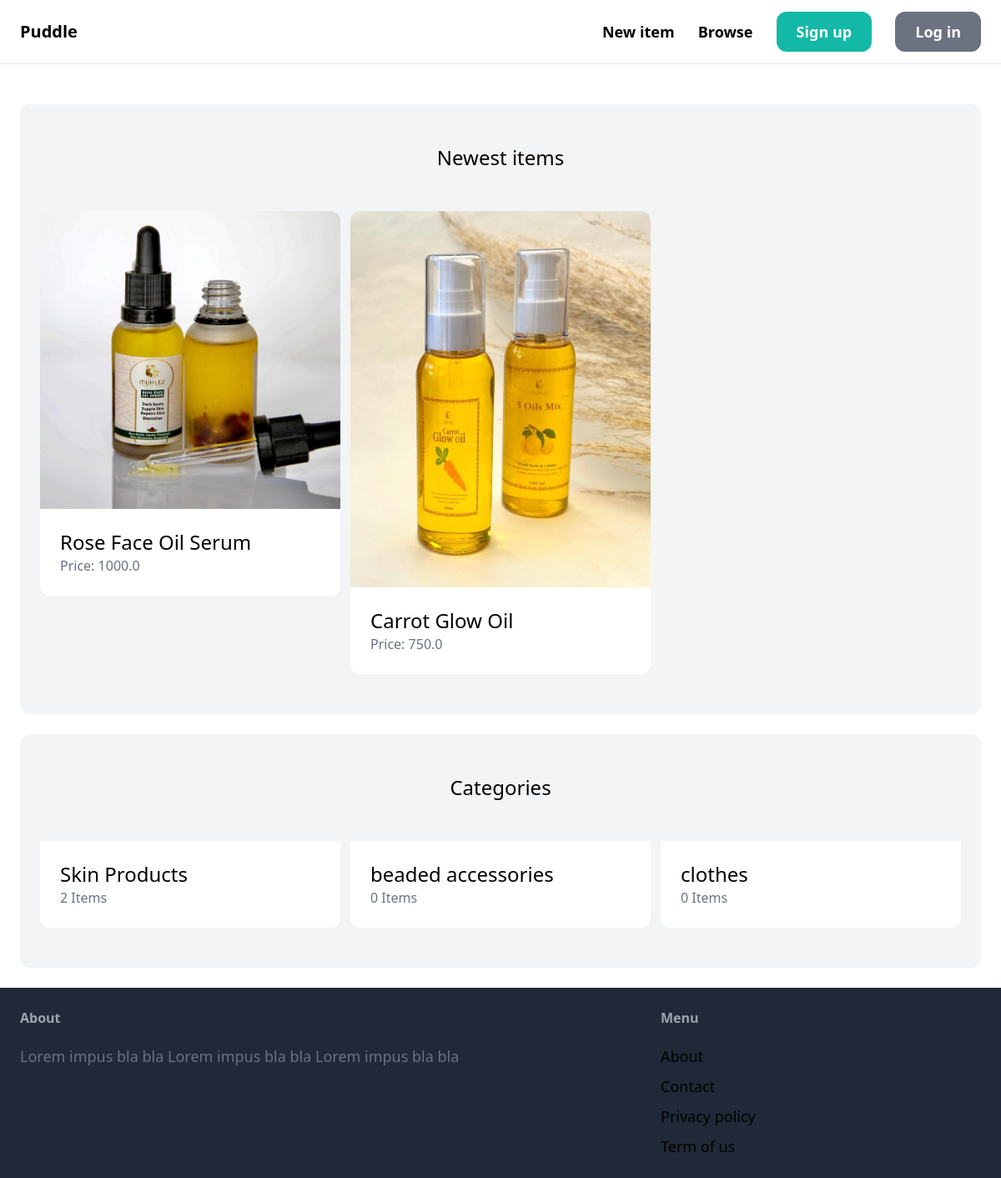
The page / on the database its author committed.
### item/models.py (models this page shows, shortened)
class Item(models.Model):
    category = models.ForeignKey(Category,related_name="items",on_delete=models.CASCADE)
    name = models.CharField(max_length=255)
    description = models.TextField(blank=True,null=True)
    price = models.FloatField()
    image = models.ImageField(upload_to='item_images',blank=True,null=True)
    is_sold = models.BooleanField(default=False)
    created_by = models.ForeignKey(User, related_name="items",on_delete=models.CASCADE)
    created_at = models.DateTimeField(auto_now_add=True)

class Category(models.Model):
    name = models.CharField(max_length=255)
    class Meta:
        ordering = ('name',)
        verbose_name_plural = 'Categories'

### core/views.py (the view)
# urls.py: path('', index, name="index"),
def index(request):
    items = Item.objects.filter(is_sold=False)[0:6]
    categories = Category.objects.all()
    context={
            'categories': categories,
            'items':items, }
    return render(request,'../templates/core/index.html',context=context)

### templates/core/index.html (shortened to what this page needs)
{% extends "core/base.html" %}
{% block content %}
    <div class="mt-6 px-6 py-12 bg-gray-100 rounded-xl">
        <h2 class="mb-12 text-2xl text-center ">Newest items</h2>
        <div class="grid grid-cols-3 gap-3">
            {%for item in items%}
                <div>
                    <a href="{% url 'item:detail' item.id %}">
                        <div>
                            <img src="{{ item.image.url}}" class="rounded-t-xl">
                        </div>
                        <div class="p-6 bg-white rounded-b-xl">
                        <h2 class="text-2xl">{{item.name}}</h2>
                        <p class='text-gray-500'>Price: {{item.price}}</p>
                        </div>
                    </a>
                </div>
            {% endfor %}
        </div>
    </div>
    <div class="mt-6 px-6 py-12 bg-gray-100 rounded-xl">
        <h2 class="mb-12 text-2xl text-center ">Categories</h2>
        <div class="grid grid-cols-3 gap-3">
            {%for category in categories%}
                <div>
                    <a href="#">
                        <div class="p-6 bg-white rounded-b-xl">
                            <h2 class="text-2xl">{{category.name}}</h2>
                            <p class='text-gray-500'>{{category.items.count}} Items</p>
                        </div>
                    </a>
                </div>
            {% endfor %}
        </div>
    </div>
{% endblock  %}

### rows shown on the page
Item: image (picture), name "Rose Face Oil Serum", price "1000.0"
Item: image (picture), name "Carrot Glow Oil", price "750.0"
Category: name "Skin Products", items.count "2"
Category: name "beaded accessories", items.count "0"
Category: name "clothes", items.count "0"
